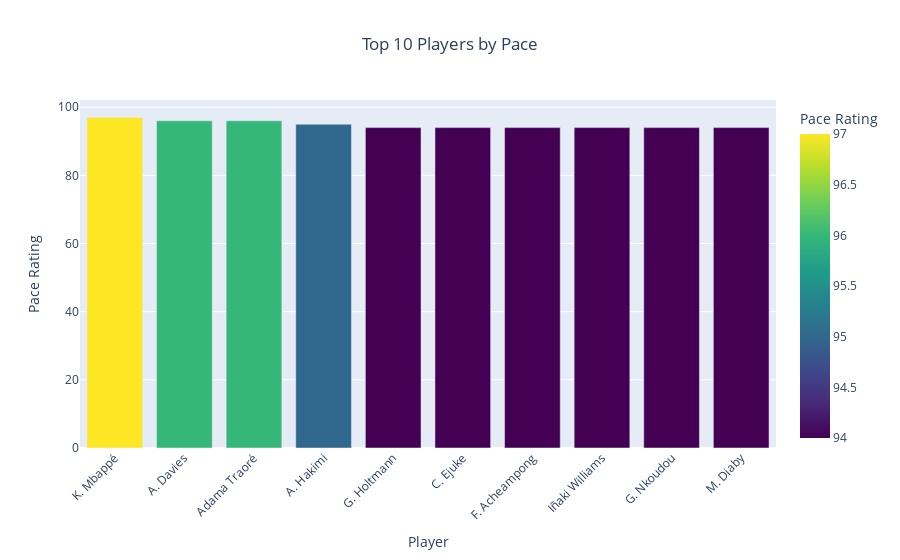

Notebook cell for this chart:
### Markdown cell above
And now we move on to this case:

### Code cell
# Define a function to plot top 10 players for each attribute
def plot_top_10(df, attribute):
    # Sort by the attribute and get the top 10 players
    top_10 = df.nlargest(10, attribute)
    
    # Create a bar plot
    fig = px.bar(
        top_10,
        x='short_name',
        y=attribute,
        title=f'Top 10 Players by {attribute.capitalize()}',
        labels={'short_name': 'Player', attribute: f'{attribute.capitalize()} Rating'},
        color=attribute,
        color_continuous_scale='Viridis'
    )
    fig.update_layout(
        xaxis_title='Player',
        yaxis_title=f'{attribute.capitalize()} Rating',
        title_x=0.5,
        xaxis_tickangle=-45
    )
    fig.show()

# Plot top 10 for each attribute
for attr in ['pace', 'shooting', 'passing', 'dribbling', 'defending', 'physic']:
    plot_top_10(df, attr)

### Figure 1 — Plotly figure (JSON) as saved in the notebook; plotly's stock layout.template omitted (floating-point values rounded to 4 significant figures)
{"data": [{"alignmentgroup": "True", "hovertemplate": "Player=%{x}<br>Pace Rating=%{marker.color}<extra></extra>", "legendgroup": "", "marker": {"color": [97, 96, 96, 95, 94, 94, 94, 94, 94, 94], "coloraxis": "coloraxis", "pattern": {"shape": ""}}, "name": "", "offsetgroup": "", "orientation": "v", "showlegend": false, "textposition": "auto", "type": "bar", "x": ["K. Mbappé", "A. Davies", "Adama Traoré", "A. Hakimi", "G. Holtmann", "C. Ejuke", "F. Acheampong", "Iñaki Williams", "G. Nkoudou", "M. Diaby"], "xaxis": "x", "y": [97, 96, 96, 95, 94, 94, 94, 94, 94, 94], "yaxis": "y"}], "layout": {"barmode": "relative", "coloraxis": {"colorbar": {"title": {"text": "Pace Rating"}}, "colorscale": [[0, "#440154"], [0.1111, "#482878"], [0.2222, "#3e4989"], [0.3333, "#31688e"], [0.4444, "#26828e"], [0.5556, "#1f9e89"], [0.6667, "#35b779"], [0.7778, "#6ece58"], [0.8889, "#b5de2b"], [1, "#fde725"]]}, "legend": {"tracegroupgap": 0}, "title": {"text": "Top 10 Players by Pace", "x": 0.5}, "xaxis": {"anchor": "y", "domain": [0, 1], "tickangle": -45, "title": {"text": "Player"}}, "yaxis": {"anchor": "x", "domain": [0, 1], "title": {"text": "Pace Rating"}}}}
